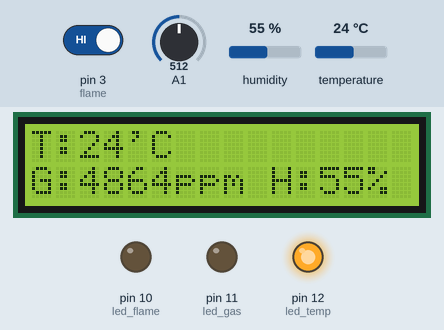
Recording of a sketch running on a simulated Arduino Uno, built with avr-gcc and run on an emulated ATmega328P. Shown: 16×2 character LCD, output pins drawn as LEDs (lit = HIGH). The test bench sets the inputs (shaded band); at power-on: A1 = 512, temperature 24 °C, pin 3 (flame) HIGH, humidity 55 %. What the sketch prints to the serial monitor is not drawn.

Above: at 2.2 s.
2.3 s: A1 set to 483
At 4.2 s:
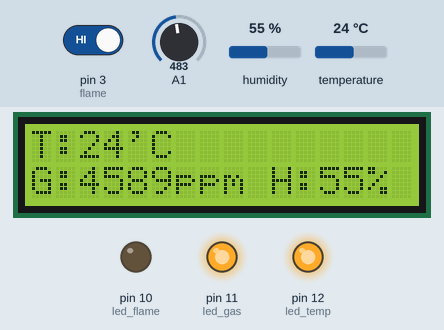
4.6 s: temperature set to 28 °C
At 5.7 s:
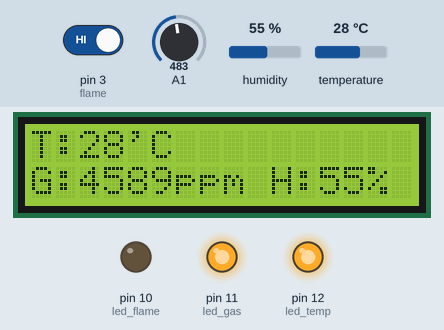
6.7 s: temperature set to 31 °C
At 8.3 s:
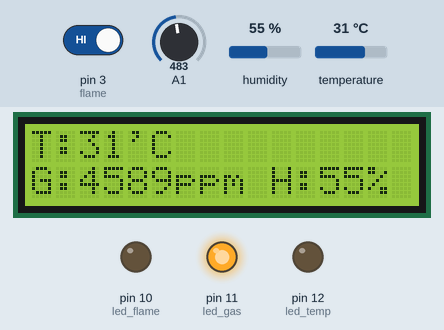
8.7 s: pin 3 (flame) driven LOW
At 9.8 s:
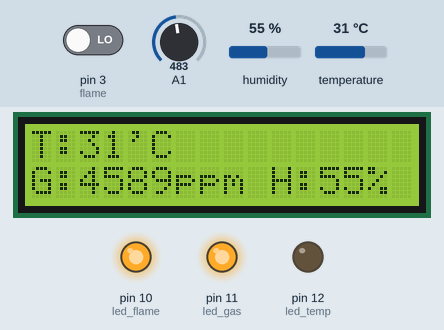
10.8 s: A1 set to 510
At 12.5 s:
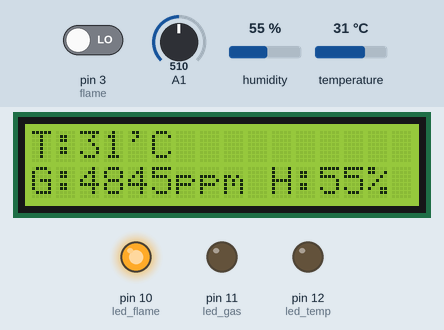
12.9 s: temperature set to 12 °C
At 14.0 s:
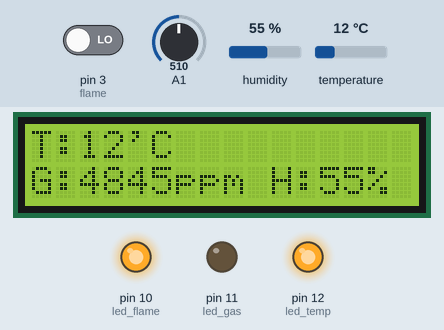
Timing chart, 0 to 15.9 s (numbered marks = the images above; inputs shaded):
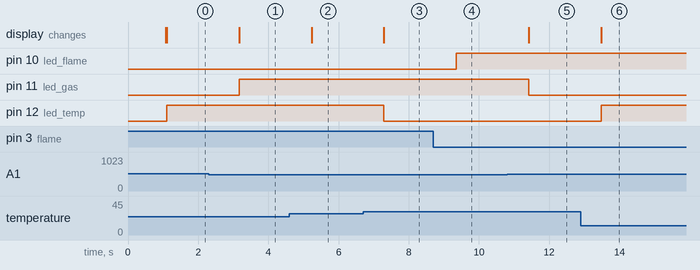

The sketch:

Hardware_Code.ino
```cpp
#include <DFRobot_DHT11.h>
#include <LiquidCrystal.h>


LiquidCrystal lcd(4,5,6,7,8,9);
DFRobot_DHT11 DHT;
#define DHT11_PIN 2
const int led_temp = 12;
const int led_gas = 11;
const int flame = 3;
const int led_flame = 10;
void setup(){
  Serial.begin(9600);
  pinMode(led_temp,OUTPUT);
  pinMode(led_gas,OUTPUT);
  pinMode(flame,INPUT);
  pinMode(led_flame,OUTPUT);
  lcd.begin(16,2);
  lcd.setCursor(0,0);
  lcd.print("SMART JACKET");
  lcd.setCursor(0,1);
  lcd.print("Present by Ritik");
   delay(1000);
   lcd.clear();

}

void loop(){

  int sensorValue = analogRead(A1);
  int fire = digitalRead(flame);


  DHT.read(DHT11_PIN);
  Serial.print("temp:");
  lcd.clear();

 lcd.setCursor(0,0);
 lcd.print("T:");
 lcd.print(DHT.temperature);
 lcd.print("'C");

 lcd.setCursor(10,1);
 lcd.print("H:");
 lcd.print(DHT.humidity);
 lcd.print("%");

  lcd.setCursor(0,1);
 lcd.print("G:");
 lcd.print(lround(sensorValue*9.5));
 lcd.print("ppm");

  Serial.print(DHT.temperature);
  Serial.print("'C");
  Serial.print("  humi:");
  Serial.print(DHT.humidity);
  Serial.print(" % ");
  Serial.print("Gas analog Value : ");
  Serial.print(sensorValue*9.5);
  Serial.print(" ");

  if(DHT.temperature  < 35)
  {

    digitalWrite(led_temp,HIGH);
  }

  if(DHT.temperature  >= 30)
  {

    digitalWrite(led_temp,LOW);
  }
  if(sensorValue < 500)
  {
    digitalWrite(led_gas,HIGH);
  }
  if(sensorValue >= 500)
  {
    digitalWrite(led_gas,LOW);
  }


  if(fire == LOW)
  {

    Serial.println("fire detect !!!!!!");
    digitalWrite(led_flame,HIGH);
//    lcd.setCursor(8,0);
//    lcd.print("FIRE!!!!!");
  }
  else if(fire == HIGH)
  {
    digitalWrite(led_flame,LOW);
    Serial.println("no fire detect");
    //lcd.clear();
//    lcd.setCursor(8,0);
//    lcd.print("NO FIRE");
  }


  Serial.println();
  delay(1000);

}
```

Measured:
- the behaviour switches between 500 and 499 on A1 (found by bisection; images 0 and 1)
- the behaviour switches between 29 and 30 °C on temperature (found by bisection; images 2 and 3)
- after the input at 2.3 s, pin 11 (led_gas): LOW → HIGH after 0.87 s; the display: changes after 0.87 s (image 1)
- after the input at 4.6 s, the display: changes after 0.63 s (image 2)
- after the input at 6.7 s, pin 12 (led_temp): HIGH → LOW after 0.59 s; the display: changes after 0.59 s (image 3)
- after the input at 8.7 s, pin 10 (led_flame): LOW → HIGH after 0.66 s
- after the input at 10.8 s, pin 11 (led_gas): HIGH → LOW after 0.62 s; the display: changes after 0.62 s (image 5)
- after the input at 12.9 s, pin 12 (led_temp): LOW → HIGH after 0.59 s; the display: changes after 0.59 s (image 6)
